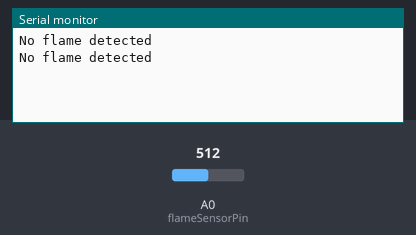
The sketch below on a simulated Arduino Uno, built with avr-gcc and run on an emulated ATmega328P. Parts: the last lines printed to the serial monitor. The test bench sets the inputs (shaded band); at power-on: A0 (flameSensorPin) = 512.

Above: at 1.8 s.
1.9 s: A0 (flameSensorPin) set to 308
At 2.8 s:
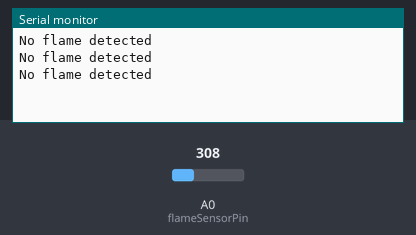
3.4 s: A0 (flameSensorPin) set to 284
At 4.8 s:
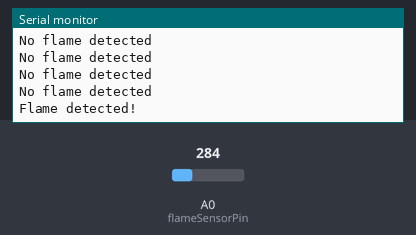

Measured:
- the behaviour switches between 300 and 299 on A0 (flameSensorPin) (found by bisection; images 1 and 2)
- after the input at 3.4 s, the serial monitor: prints a new line after 0.60 s (image 2)

The sketch:

flame_sensor.ino
```cpp
int flameSensorPin = A0; // Define the analog pin for the flame sensor
int threshold = 300;    // Set a threshold value for flame detection

void setup() {
  Serial.begin(9600);
}

void loop() {
  int sensorValue = analogRead(flameSensorPin); // Read the analog value from the sensor

  if (sensorValue < threshold) {
    Serial.println("Flame detected!");
    // You can add additional actions here, like turning on a relay or an LED.
  } else {
    Serial.println("No flame detected");
    // You can add additional actions here for when no flame is detected.
  }

  delay(1000); // Delay for better visualization (optional)
}
```
